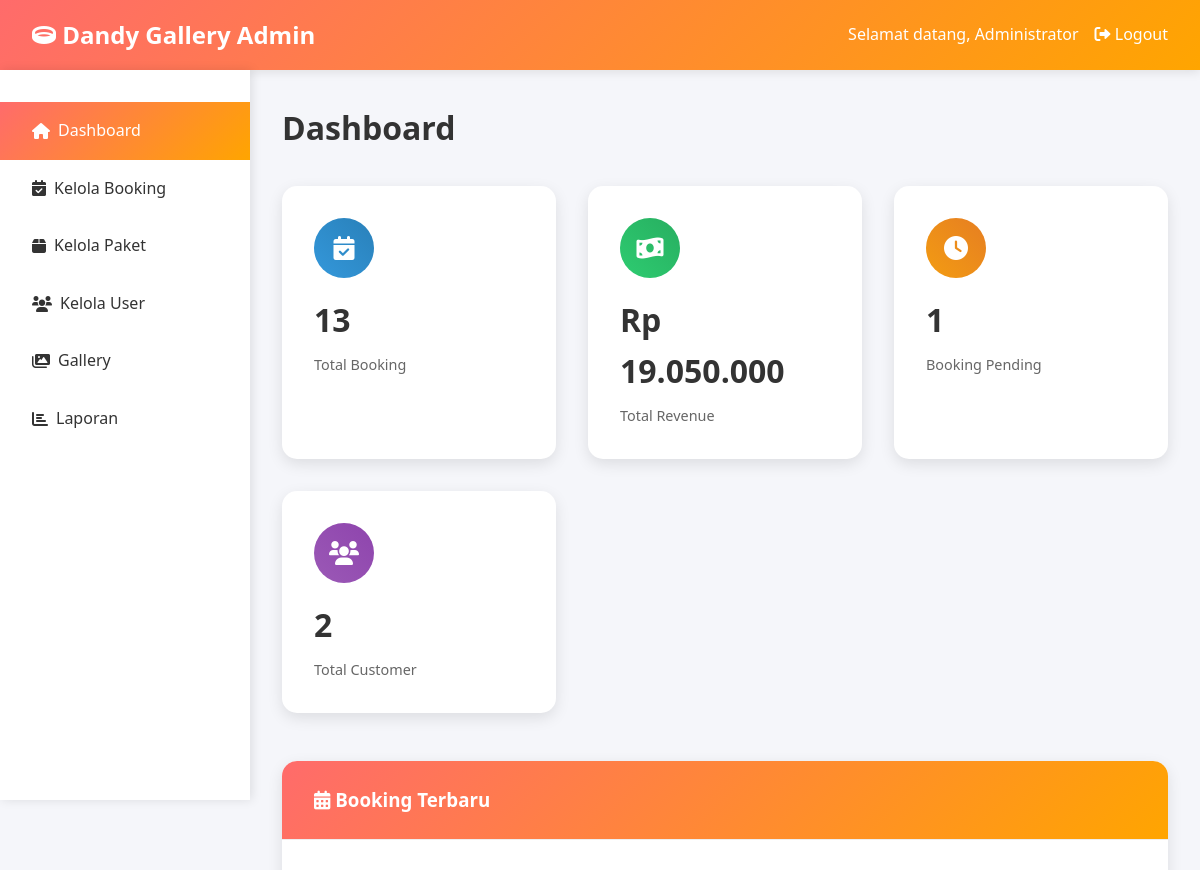
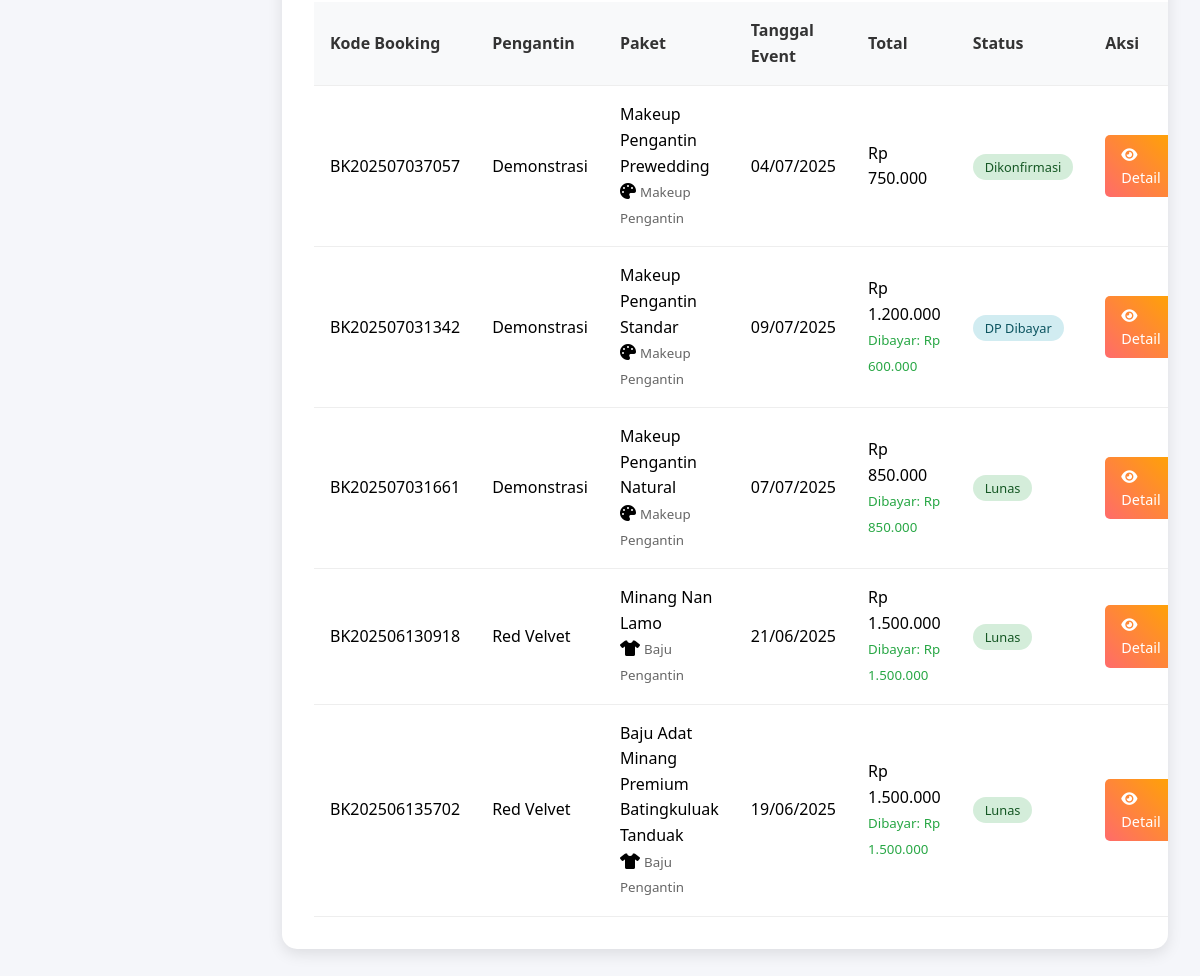
Page /admin/dashboard.php (signed in) on the committed database (2 pictures, top to bottom).
### tables this page shows
CREATE TABLE `bookings` (
  `id` int NOT NULL,
  `booking_code` varchar(20) NOT NULL,
  `user_id` int NOT NULL,
  `package_id` int NOT NULL,
  `service_type` varchar(50) NOT NULL,
  `booking_date` date NOT NULL,
  `usage_date` date NOT NULL,
  `venue_address` text,
  `special_request` text COMMENT 'Semua permintaan khusus termasuk ukuran dress, warna, style makeup, dll',
  `total_amount` decimal(12,2) NOT NULL,
  `down_payment` decimal(12,2) DEFAULT '0.00',
  `remaining_payment` decimal(12,2) DEFAULT '0.00',
  `status` enum('pending','confirmed','paid','in_progress','completed','cancelled') DEFAULT 'pending',
  `notes` text,
  `created_at` timestamp NULL DEFAULT CURRENT_TIMESTAMP,
  `updated_at` timestamp NULL DEFAULT CURRENT_TIMESTAMP ON UPDATE CURRENT_TIMESTAMP
);

CREATE TABLE `users` (
  `id` int NOT NULL,
  `username` varchar(50) NOT NULL,
  `password` varchar(255) NOT NULL,
  `full_name` varchar(100) NOT NULL,
  `email` varchar(100) NOT NULL,
  `phone` varchar(20) DEFAULT NULL,
  `role` enum('admin','customer') DEFAULT 'customer',
  `created_at` timestamp NULL DEFAULT CURRENT_TIMESTAMP,
  `updated_at` timestamp NULL DEFAULT CURRENT_TIMESTAMP ON UPDATE CURRENT_TIMESTAMP
);

CREATE TABLE `packages` (
  `id` int NOT NULL,
  `service_type` varchar(50) NOT NULL,
  `name` varchar(150) NOT NULL,
  `description` text,
  `price` decimal(12,2) NOT NULL,
  `image` varchar(255) DEFAULT NULL,
  `includes` text,
  `size_available` varchar(255) DEFAULT NULL,
  `color_available` varchar(255) DEFAULT NULL,
  `is_active` tinyint(1) DEFAULT '1',
  `created_at` timestamp NULL DEFAULT CURRENT_TIMESTAMP,
  `updated_at` timestamp NULL DEFAULT CURRENT_TIMESTAMP ON UPDATE CURRENT_TIMESTAMP
);

### config/database.php (called while the page is built, shortened)
<?php
function formatRupiah($angka)
{
    return "Rp " . number_format($angka, 0, ',', '.');
}
function getServiceTypes()
{
    return [
        'Baju Pengantin' => [
            'name' => 'Baju Pengantin',
            'icon' => 'fas fa-tshirt',
            'description' => 'Layanan penyewaan baju pengantin dengan berbagai pilihan model dan ukuran'
        ],
        'Makeup Pengantin' => [
            'name' => 'Makeup Pengantin',
            'icon' => 'fas fa-palette',
            'description' => 'Layanan makeup profesional untuk pengantin dengan berbagai style'
        ]
    ];
}
function getServiceIcon($service_type)
{
    $service_types = getServiceTypes();
    return $service_types[$service_type]['icon'] ?? 'fas fa-question';
}

### admin/dashboard.php (the view, shortened to what this page needs)
<?php
require_once '../config/database.php';
$db = getDB();
$stats = [];
$stmt = $db->query("SELECT COUNT(*) as total FROM bookings");
$stats['total_bookings'] = $stmt->fetch(PDO::FETCH_ASSOC)['total'];
$stmt = $db->query("SELECT SUM(total_amount) as total FROM bookings WHERE status IN ('paid', 'completed')");
$stats['total_revenue'] = $stmt->fetch(PDO::FETCH_ASSOC)['total'] ?? 0;
$stmt = $db->query("SELECT COUNT(*) as total FROM bookings WHERE status = 'pending'");
$stats['pending_bookings'] = $stmt->fetch(PDO::FETCH_ASSOC)['total'];
$stmt = $db->query("SELECT COUNT(*) as total FROM users WHERE role = 'customer'");
$stats['total_customers'] = $stmt->fetch(PDO::FETCH_ASSOC)['total'];
$stmt = $db->prepare("SELECT b.*, u.full_name as customer_name, p.name as package_name, p.service_type as service_name,
                     COALESCE(SUM(pay.amount), 0) as total_paid
                     FROM bookings b
                     JOIN users u ON b.user_id = u.id
                     JOIN packages p ON b.package_id = p.id
                     LEFT JOIN payments pay ON b.id = pay.booking_id AND pay.status = 'verified'
                     GROUP BY b.id
                     ORDER BY b.created_at DESC LIMIT 5");
$stmt->execute();
$recent_bookings = $stmt->fetchAll(PDO::FETCH_ASSOC);
$stmt = $db->query("SELECT COUNT(*) as total FROM bookings WHERE MONTH(created_at) = MONTH(CURRENT_DATE()) AND YEAR(created_at) = YEAR(CURRENT_DATE())");
$stats['monthly_bookings'] = $stmt->fetch(PDO::FETCH_ASSOC)['total'];
function getAdminDashboardStatus($booking) {
    if ($booking['total_paid'] >= $booking['total_amount']) {
        return 'Lunas';
    } elseif ($booking['total_paid'] >= $booking['down_payment']) {
        return 'DP Dibayar';
    } else {
        $status_map = [
            'pending' => 'Menunggu Konfirmasi',
            'confirmed' => 'Dikonfirmasi',
            'paid' => 'Dibayar (DP)',
            'in_progress' => 'Sedang Berlangsung',
            'completed' => 'Selesai',
            'cancelled' => 'Dibatalkan'
        ];
        return $status_map[$booking['status']] ?? ucfirst($booking['status']);
    }
}
?>
<!DOCTYPE html>
<html lang="id">
<head>
    <link href="https://cdnjs.cloudflare.com/ajax/libs/font-awesome/6.0.0/css/all.min.css" rel="stylesheet">
</head>
<body>
    <header class="header">
        <div class="header-container">
            <div class="logo">
                <i class="fas fa-ring"></i> Dandy Gallery Admin
            </div>
            <div class="user-info">
                <span>Selamat datang, <?php echo htmlspecialchars($_SESSION['full_name']); ?></span>
                <a href="../logout.php" style="color: white; text-decoration: none;">
                    <i class="fas fa-sign-out-alt"></i> Logout
                </a>
            </div>
        </div>
    </header>
    <nav class="sidebar">
        <ul>
            <li><a href="dashboard.php" class="active"><i class="fas fa-home"></i> Dashboard</a></li>
            <li><a href="bookings.php"><i class="fas fa-calendar-check"></i> Kelola Booking</a></li>
            <li><a href="packages.php"><i class="fas fa-box"></i> Kelola Paket</a></li>
            <li><a href="customers.php"><i class="fas fa-users"></i> Kelola User</a></li>
            <li><a href="gallery.php"><i class="fas fa-images"></i> Gallery</a></li>
            <li><a href="reports.php"><i class="fas fa-chart-bar"></i> Laporan</a></li>
        </ul>
    </nav>
    <main class="main-content">
        <h1 class="page-title">Dashboard</h1>
        <div class="stats-grid">
            <div class="stat-card">
                <div class="stat-icon bookings">
                    <i class="fas fa-calendar-check"></i>
                </div>
                <div class="stat-number"><?php echo $stats['total_bookings']; ?></div>
                <div class="stat-label">Total Booking</div>
            </div>
            <div class="stat-card">
                <div class="stat-icon revenue">
                    <i class="fas fa-money-bill-wave"></i>
                </div>
                <div class="stat-number"><?php echo formatRupiah($stats['total_revenue']); ?></div>
                <div class="stat-label">Total Revenue</div>
            </div>
            <div class="stat-card">
                <div class="stat-icon pending">
                    <i class="fas fa-clock"></i>
                </div>
                <div class="stat-number"><?php echo $stats['pending_bookings']; ?></div>
                <div class="stat-label">Booking Pending</div>
            </div>
            <div class="stat-card">
                <div class="stat-icon customers">
                    <i class="fas fa-users"></i>
                </div>
                <div class="stat-number"><?php echo $stats['total_customers']; ?></div>
                <div class="stat-label">Total Customer</div>
            </div>
        </div>
        <div class="card">
            <div class="card-header">
                <h3><i class="fas fa-calendar-alt"></i> Booking Terbaru</h3>
            </div>
            <div class="card-body">
                <?php if (empty($recent_bookings)): ?>
                <p style="text-align: center; color: #666; padding: 2rem;">Belum ada booking</p>
                <?php else: ?>
                <table class="table">
                    <thead>
                        <tr>
                            <th>Kode Booking</th>
                            <th>Pengantin</th>
                            <th>Paket</th>
                            <th>Tanggal Event</th>
                            <th>Total</th>
                            <th>Status</th>
                            <th>Aksi</th>
                        </tr>
                    </thead>
                    <tbody>
                        <?php foreach ($recent_bookings as $booking): ?>
                        <tr>
                            <td><?php echo htmlspecialchars($booking['booking_code']); ?></td>
                            <td><?php echo htmlspecialchars($booking['customer_name']); ?></td>
                            <td>
                                <?php echo htmlspecialchars($booking['package_name']); ?><br>
                                <?php $service_icon = getServiceIcon($booking['service_name']); ?>
                                <i class="<?php echo $service_icon; ?>"></i>
                                <small
                                    style="color: #666;"><?php echo htmlspecialchars($booking['service_name']); ?></small>
                            </td>
                            <td>
                                <?php echo date('d/m/Y', strtotime($booking['usage_date'])); ?><br>
                            </td>
                            <td>
                                <?php echo formatRupiah($booking['total_amount']); ?>
                                <?php if ($booking['total_paid'] > 0): ?>
                                <br><small style="color: #28a745;">
                                    Dibayar: <?php echo formatRupiah($booking['total_paid']); ?>
                                </small>
                                <?php endif; ?>
                            </td>
                            <td>
                                <span
                                    class="status <?php echo getAdminDashboardStatus($booking) === 'Lunas' ? 'completed' : ($booking['total_paid'] >= $booking['down_payment'] ? 'paid' : $booking['status']); ?>">
                                    <?php echo getAdminDashboardStatus($booking); ?>
                                </span>
                            </td>
                            <td>
                                <a href="booking_detail.php?id=<?php echo $booking['id']; ?>" class="btn">
                                    <i class="fas fa-eye"></i> Detail
                                </a>
                            </td>
                        </tr>
                        <?php endforeach; ?>
                    </tbody>
                </table>
                <?php endif; ?>
            </div>
        </div>
    </main>
</body>
</html>

### admin/dashboard.php (style rules this page uses)
* { margin: 0; padding: 0; box-sizing: border-box; }
body { font-family: 'Segoe UI', Tahoma, Geneva, Verdana, sans-serif; background: #f5f6fa; line-height: 1.6; }
.header { background: linear-gradient(135deg, #ff6b6b, #ffa500); color: white; padding: 1rem 0; box-shadow: 0 2px 10px rgba(0, 0, 0, 0.1); }
.header-container { max-width: 1200px; margin: 0 auto; display: flex; justify-content: space-between; align-items: center; padding: 0 2rem; }
.logo { font-size: 1.5rem; font-weight: bold; }
.user-info { display: flex; align-items: center; gap: 1rem; }
.sidebar { position: fixed; left: 0; top: 70px; width: 250px; height: calc(100vh - 70px); background: white; box-shadow: 2px 0 10px rgba(0, 0, 0, 0.1); padding: 2rem 0; }
.sidebar ul { list-style: none; }
.sidebar a { display: flex; align-items: center; padding: 1rem 2rem; color: #333; text-decoration: none; transition: background 0.3s; gap: 0.5rem; }
.sidebar a:hover, .sidebar a.active { background: linear-gradient(135deg, #ff6b6b, #ffa500); color: white; }
.main-content { margin-left: 250px; padding: 2rem; }
.page-title { font-size: 2rem; color: #333; margin-bottom: 2rem; }
.stats-grid { display: grid; grid-template-columns: repeat(auto-fit, minmax(250px, 1fr)); gap: 2rem; margin-bottom: 3rem; }
.stat-card { background: white; padding: 2rem; border-radius: 15px; box-shadow: 0 5px 15px rgba(0, 0, 0, 0.1); transition: transform 0.3s; }
.stat-icon { width: 60px; height: 60px; border-radius: 50%; display: flex; align-items: center; justify-content: center; font-size: 1.5rem; color: white; margin-bottom: 1rem; }
.stat-icon.bookings { background: linear-gradient(45deg, #3498db, #2980b9); }
.stat-icon.revenue { background: linear-gradient(45deg, #2ecc71, #27ae60); }
.stat-icon.pending { background: linear-gradient(45deg, #f39c12, #e67e22); }
.stat-icon.customers { background: linear-gradient(45deg, #9b59b6, #8e44ad); }
.stat-number { font-size: 2rem; font-weight: bold; color: #333; margin-bottom: 0.5rem; }
.stat-label { color: #666; font-size: 0.9rem; }
.card { background: white; border-radius: 15px; box-shadow: 0 5px 15px rgba(0, 0, 0, 0.1); overflow: hidden; }
.card-header { padding: 1.5rem 2rem; border-bottom: 1px solid #eee; background: linear-gradient(135deg, #ff6b6b, #ffa500); color: white; }
.card-body { padding: 2rem; }
.table { width: 100%; border-collapse: collapse; }
.table th, .table td { padding: 1rem; text-align: left; border-bottom: 1px solid #eee; }
.table th { background: #f8f9fa; font-weight: 600; color: #333; }
.status { padding: 0.25rem 0.75rem; border-radius: 20px; font-size: 0.8rem; font-weight: 500; }
.status.confirmed { background: #d4edda; color: #155724; }
.status.paid { background: #d1ecf1; color: #0c5460; }
.status.completed { background: #d4edda; color: #155724; }
.btn { display: inline-block; padding: 0.5rem 1rem; background: linear-gradient(45deg, #ff6b6b, #ffa500); color: white; text-decoration: none; border-radius: 5px; font-size: 0.9rem; transition: opacity 0.3s; }

### rows in the picture
bookings: booking_code "BK202507037057", user.full_name "Demonstrasi", package.name "Makeup Pengantin Prewedding", package.service_type "Makeup Pengantin", usage_date "04/07/2025", total_amount "Rp 750.000", status "Dikonfirmasi"
bookings: booking_code "BK202507031342", user.full_name "Demonstrasi", package.name "Makeup Pengantin Standar", package.service_type "Makeup Pengantin", usage_date "09/07/2025", total_amount "Rp 1.200.000", total_paid "Rp 600.000", booking "DP Dibayar"
bookings: booking_code "BK202507031661", user.full_name "Demonstrasi", package.name "Makeup Pengantin Natural", package.service_type "Makeup Pengantin", usage_date "07/07/2025", total_amount "Rp 850.000", total_paid "Rp 850.000", booking "Lunas"
bookings: booking_code "BK202506130918", user.full_name "Red Velvet", package.name "Minang Nan Lamo", package.service_type "Baju Pengantin", usage_date "21/06/2025", total_amount "Rp 1.500.000", total_paid "Rp 1.500.000", booking "Lunas"
bookings: booking_code "BK202506135702", user.full_name "Red Velvet", package.name "Baju Adat Minang Premium Batingkuluak Tanduak", package.service_type "Baju Pengantin", usage_date "19/06/2025", total_amount "Rp 1.500.000", total_paid "Rp 1.500.000", booking "Lunas"

### other values in the picture
$_SESSION['full_name'] "Administrator"
$stats['total_bookings'] "13"
formatRupiah($stats['total_revenue']) "Rp 19.050.000"
$stats['pending_bookings'] "1"
$stats['total_customers'] "2"
